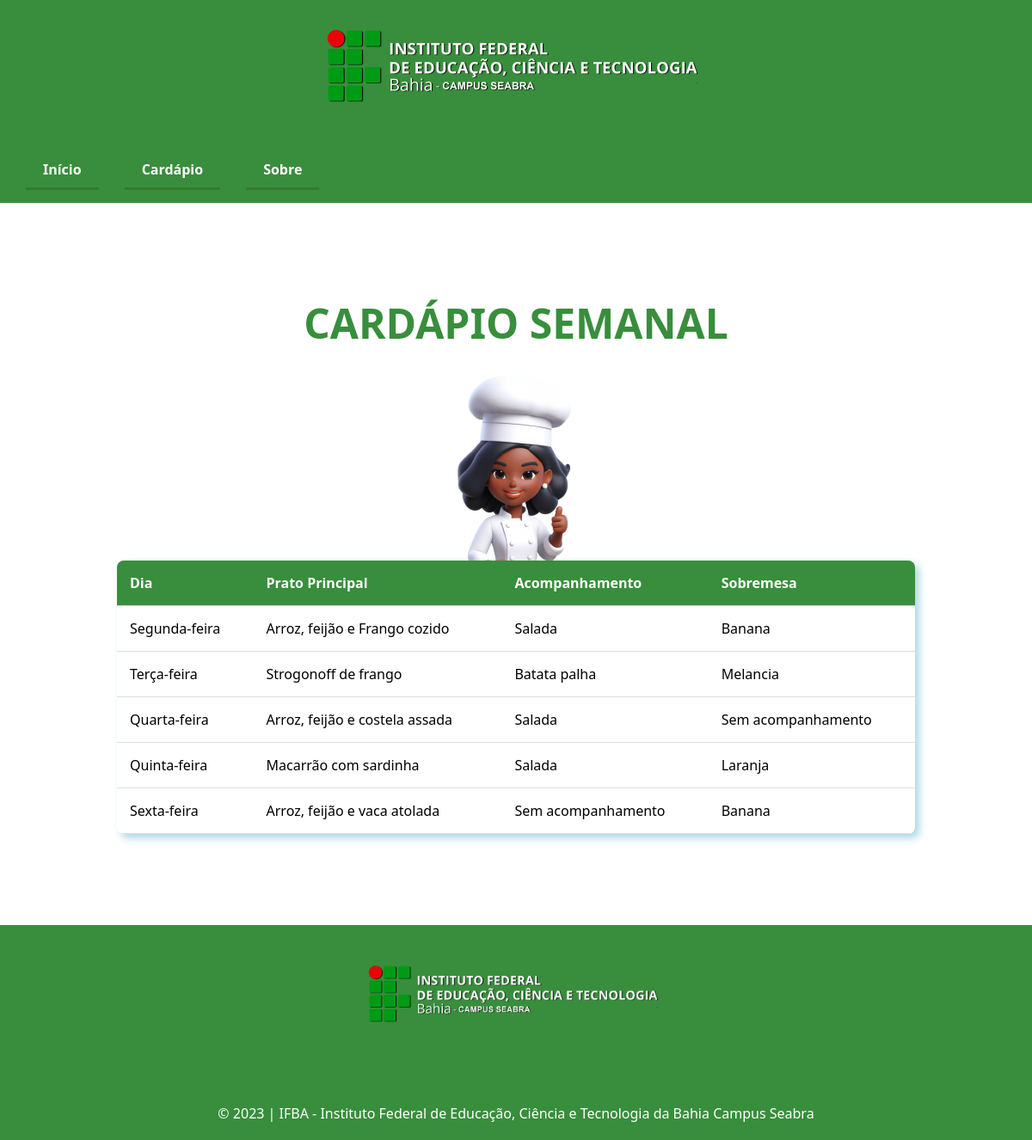
Page /View/cardapio.php on the committed database.
### tables this page shows
CREATE TABLE `cardapio` (
  `id` int(11) NOT NULL,
  `data_refeicao` date NOT NULL,
  `dia` varchar(255) NOT NULL,
  `principal` varchar(255) NOT NULL,
  `acompanhamento` varchar(255) NOT NULL,
  `sobremesa` varchar(255) NOT NULL
);

### Controller/controller.php (called while the page is built, shortened)
<?php
    class LoginController {
        public function __construct() {
            require("../Model/model.php");
            $this->model = new LoginModel();
        }
        public function getCardapio() : array {
            return $this->model->getCardapio();
        }
    }
?>

### Model/model.php (called while the page is built, shortened)
<?php
    class LoginModel {
        public function __construct() {
            require("connect.php");
            $this->conn = $conn;
        }
        public function getCardapio() : array {
            $sql = "SELECT *
            FROM cardapio
            WHERE data_refeicao >= (
                SELECT MAX(data_refeicao)
                FROM cardapio
                WHERE dia = 'segunda'
            ) AND data_refeicao <= DATE_ADD((
                SELECT MAX(data_refeicao)
                FROM cardapio
                WHERE dia = 'segunda'
            ), INTERVAL 4 DAY)
            ORDER BY data_refeicao;
            ";
            $result = $this->conn->query($sql);
            $index = 0;
            if ($result->num_rows > 0) {
                $cardapio = array();
                while ($row = $result->fetch_assoc()) {
                    $cardapio[$index] = array(
                        "dia" => $row['dia'],
                        "principal" => $row['principal'],
                        "acompanhamento" => $row['acompanhamento'],
                        "sobremesa" => $row['sobremesa']
                    );
                    $index++;
                }
                return $cardapio;
            }
        }
    }
?>

### View/cardapio.php (the view, shortened to what this page needs)
<!DOCTYPE html>
<html lang="pt-br">
<head>
    <link rel="stylesheet" href="cardapio.css">
</head>
<body>
    <?php include_once("navbar.php"); showNav("default"); ?>
    <div class="container">
        <h1>CARDÁPIO SEMANAL</h1>
        <img src="../assets/_0454db25-be52-4019-98c8-a6837e90ff09-removebg-preview.png" alt="Imagem do Boneco" class="image2">
        <table>
            <thead>
                <tr>
                    <th>Dia</th>
                    <th>Prato Principal</th>
                    <th>Acompanhamento</th>
                    <th>Sobremesa</th>
                </tr>
            </thead>
            <tbody>
                <?php
                    require("../Controller/controller.php");
                    $controller = new LoginController();
                    $cardapio = $controller->getCardapio();
                    foreach ($cardapio as $dia) {
                        $newDia = ucfirst($dia['dia']) . "-feira";
                        echo "<tr>";
                        echo "<td>{$newDia}</td>";
                        echo "<td>{$dia['principal']}</td>";
                        echo "<td>{$dia['acompanhamento']}</td>";
                        echo "<td>{$dia['sobremesa']}</td>";
                        echo "</tr>";
                    }
                ?>
            </tbody>
        </table>
    </div>
    <footer>
        <div>
            <img src="../assets/1b1210fdf4454600bea220983da0cc63.png" alt="logo-ifba-seabra" class="logo">
        </div>
        <div class="copyright">
          <p>&copy; 2023 | IFBA - Instituto Federal de Educação, Ciência e Tecnologia da Bahia
            Campus Seabra</p>
        </div>
      </footer>
</body>
</html>

### View/navbar.php (shortened to what this page needs)
<?php session_start();
    function showNav($call) {
        $img = $call == "landpage" ? "assets/1b1210fdf4454600bea220983da0cc63.png" : "../assets/1b1210fdf4454600bea220983da0cc63.png";
        echo "<header><a href='https://portal.ifba.edu.br/seabra' target='_blank'><img src='{$img}' alt='logo-ifba-seabra'></a></header>";
        if ($call == "login") {
            echo "<nav><div><a href='../index.php'>Início</a><a href='cardapio.php'>Cardápio</a><a href='sobre.php'>Sobre</a></div></nav>";
        } else if ($call == "landpage") {
            echo "<nav><div><a href='index.php'>Início</a><a href='View/cardapio.php'>Cardápio</a><a href='View/sobre.php'>Sobre</a></div>{$text}</nav>";
        } else if ($call == "default") {
            echo "<nav><div><a href='../index.php'>Início</a><a href='cardapio.php'>Cardápio</a><a href='sobre.php'>Sobre</a></div>{$text}</nav>";
        }
    }
?>

### View/cardapio.css (style rules this page uses)
.container { display: flex; flex-direction: column; justify-content: center; align-items: center; min-height: 100vh; margin: 20px; }
table { width: 80%; border-collapse: collapse; margin: 20px; box-shadow: 5px 5px 10px lightblue; background-color: #fff; border-radius: 8px; overflow: hidden; }
th, td { padding: 15px; text-align: left; border-bottom: 1px solid #ddd; }
th { background-color: #388E3C; color: #fff; }
h1 { font-size: 48px; margin: 20px 0; text-align: center; color: #388E3C; }
.image2 { margin-bottom: -46px; max-width: 100%; max-height: 250px; }

### View/style.css (style rules this page uses)
:root { --light-green: #388E3C; --dark-green: #274E13; --medium-green: #337A30; --gray: #706f6f; --salmon: #f75252; }
* { margin: 0; padding: 0; box-sizing: border-box; font-family: 'Segoe UI', Tahoma, Geneva, Verdana, sans-serif; }
header { display: flex; flex-direction: column; justify-content: center; align-items: center; background-color: var(--light-green); color: white; }
nav { background-color: #388E3C; color: #fff; padding: 15px; text-align: center; display: flex; justify-content: space-between; align-items: center; }
nav a { text-decoration: none; color: #fff; font-size: 16px; font-weight: bold; margin: 0 15px; display: inline-block; padding: 10px 20px; cursor: pointer; border-bottom: 3px solid var(--medium-green); transition: all 0.3s ease; }
footer { background-color: var(--light-green); color: #fff; padding: 20px; height: 250px; display: flex; flex-direction: column; align-items: center; justify-content: space-between; }
.logo { width: 400px; height: auto; }
.copyright { text-align: center; }

### rows in the picture
cardapio: dia "Segunda-feira", principal "Arroz, feijão e Frango cozido", acompanhamento "Salada", sobremesa "Banana"
cardapio: dia "Terça-feira", principal "Strogonoff de frango", acompanhamento "Batata palha", sobremesa "Melancia"
cardapio: dia "Quarta-feira", principal "Arroz, feijão e costela assada", acompanhamento "Salada", sobremesa "Sem acompanhamento"
cardapio: dia "Quinta-feira", principal "Macarrão com sardinha", acompanhamento "Salada", sobremesa "Laranja"
cardapio: dia "Sexta-feira", principal "Arroz, feijão e vaca atolada", acompanhamento "Sem acompanhamento", sobremesa "Banana"
